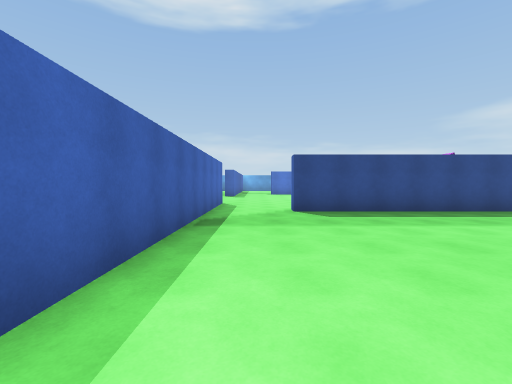
[1] (above)

18 first-person views from a walk through a scene from a Unity 3-D project. The camera is 1.5 m above the floor, tilts 2° down and sees 90° across. Doors are open. The floor is counted in squares, 2 m on a side. Each view is taken from the middle of a square. On the plan, view 1 faces up. The plan holds only what a view shows up to about 9 squares ahead; the rest is blank. The player character is not drawn. Surface patterns are stand-ins for the level's own textures.

[2]
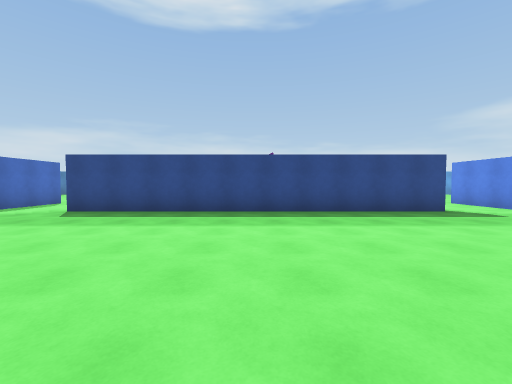

[3]
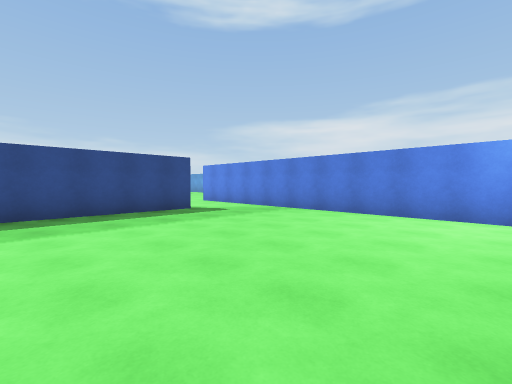

[4]
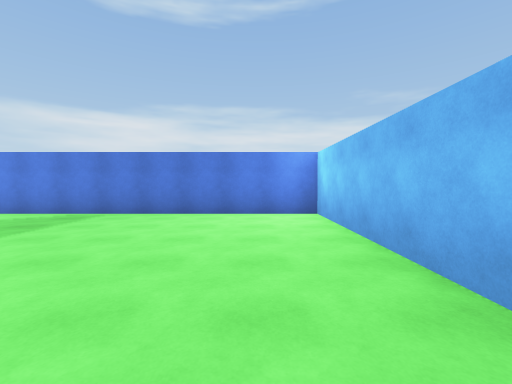

[5]
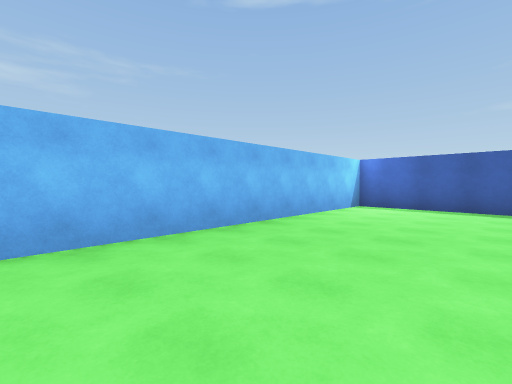

[6]
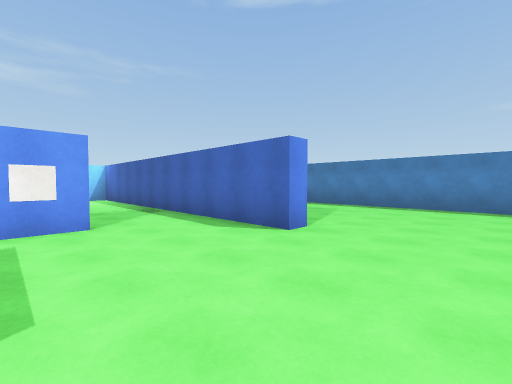

[7]
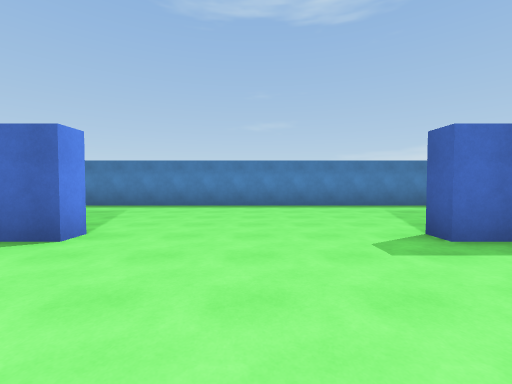

[8]
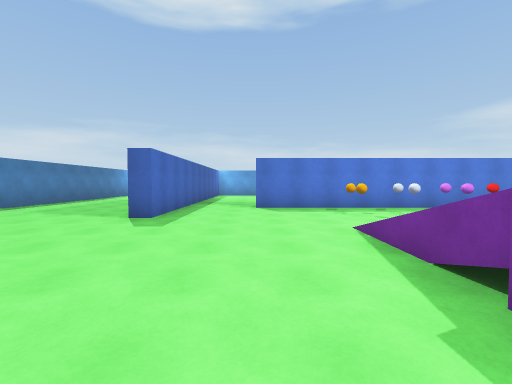

[9]
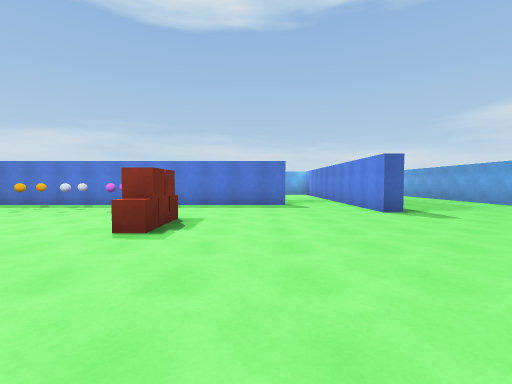

[10]
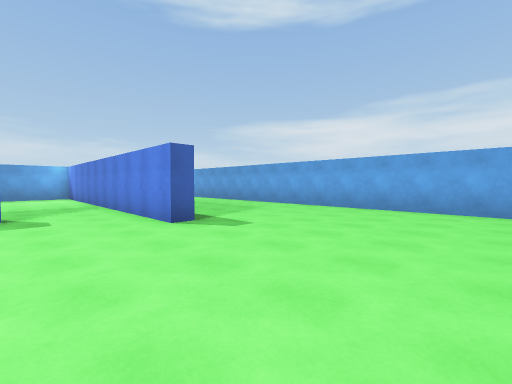

[11]
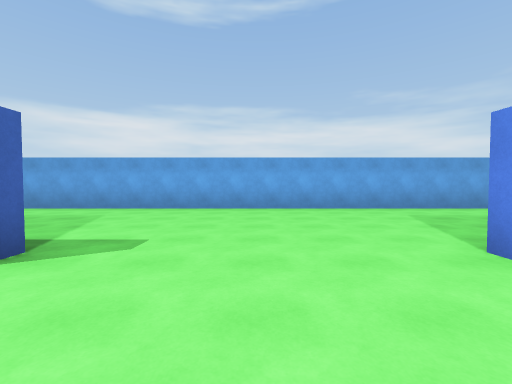

[12]
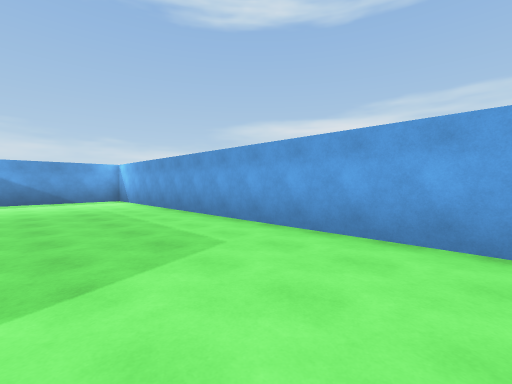

[13]
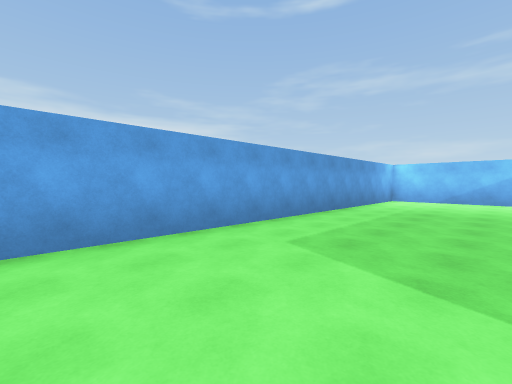

[14]
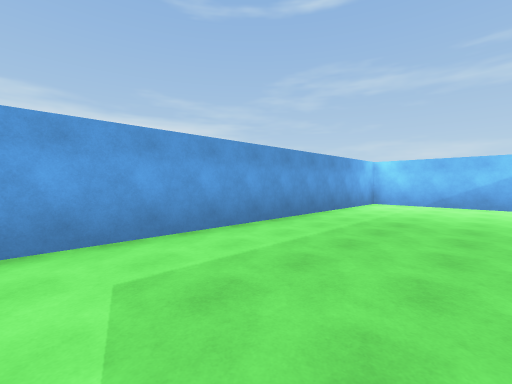

[15]
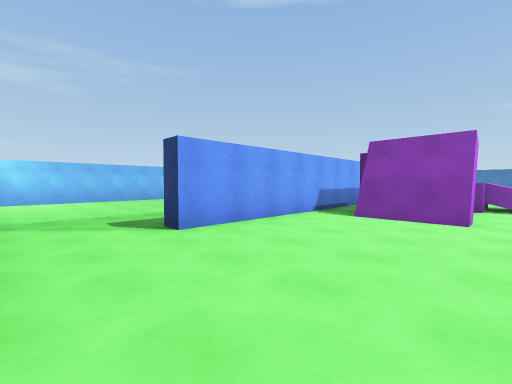

[16]
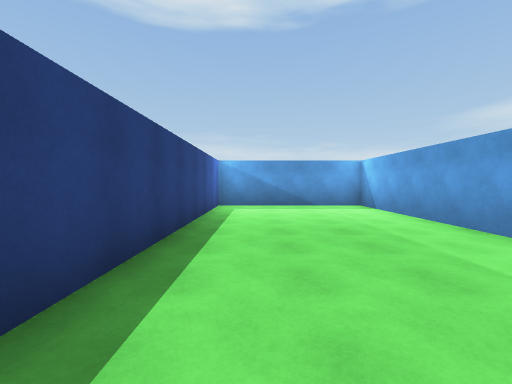

[17]
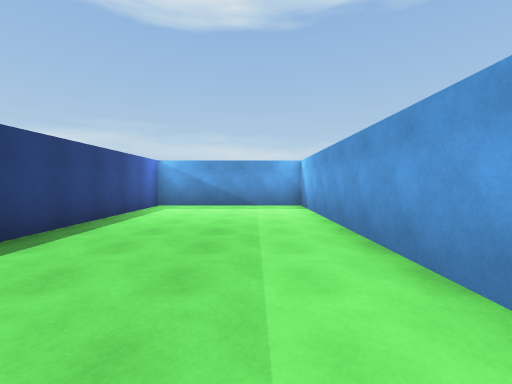

[18]
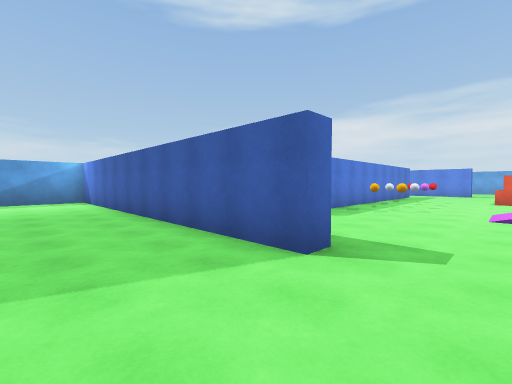

### Floor plan
Points are (right, up) in squares from view 1. A wall is a line through its corners. A room is listed if a view was taken in it or the views show most of it. See-through windows are left out.
Room 1 (views 1, 2, 3, 4, 5)
walls: (11, 6.7) (1, 6.7); (-1.2, 7) (-1.2, -0.5) (13.3, -0.5) (13.3, 7)
ways out: open door at (0, 7) to room 2; open door at (12, 7) to room 2
objects: cube (2, 7)
Room 2 (views 6, 7, 8, 9, 10, 11, 12, 13, 14, 15, 16, 17, 18)
walls: (6.5, 10.5) (7, 10.5) (7, 8.5); (7.3, 10.5) (7.3, 8.5); (4.1, 7.3) (11, 7.3); (0.9, 7.3) (1.6, 7.3); (11.1, 16.7) (1, 16.7); (-1.9, 9.5) (-1.2, 9.5) (-1.2, 7); (13.9, 14.5) (13.3, 14.5) (13.3, 17.5); (13.3, 7) (13.3, 9); (-1.2, 18) (-1.2, 14.5) (-1.7, 14.5) (-1.7, 23.5); (-6.5, 18) (-6.5, 6.2); (-2.8, 24.5) (-4, 24.5); (14.9, -0.5) (18.2, -0.5); (18.5, -0.2) (18.5, 24.5) (13.8, 24.5) (13.8, 17.1)
ways out: open door at (0, 7) to room 1; open door at (12, 7) to room 1; opening at (0.5, 17); opening at (12.5, 17)
objects: other object (4, 15); other object (4, 16); other object (5, 15); other object (5, 16); other object (6, 15); other object (6, 16); other object (7, 16); other object (8, 12) to (8, 13)

Positions as (right, up) in squares from view 1, and headings:
1: (0, 0), facing up
2: (6, 0), facing up
3: (7, 0), facing up-right
4: (7, 1), facing right
5: (7, 3), facing down-left
6: (2, 12), facing down-left
7: (2, 12), facing left
8: (1, 9), facing up
9: (10, 8), facing up
10: (11, 10), facing up-right
11: (11, 12), facing right
12: (15, 13), facing up-right
13: (15, 11), facing down-right
14: (15, 9), facing down-right
15: (13, 11), facing down-left
16: (15, 16), facing up
17: (17, 16), facing up
18: (-4, 13), facing up-right
